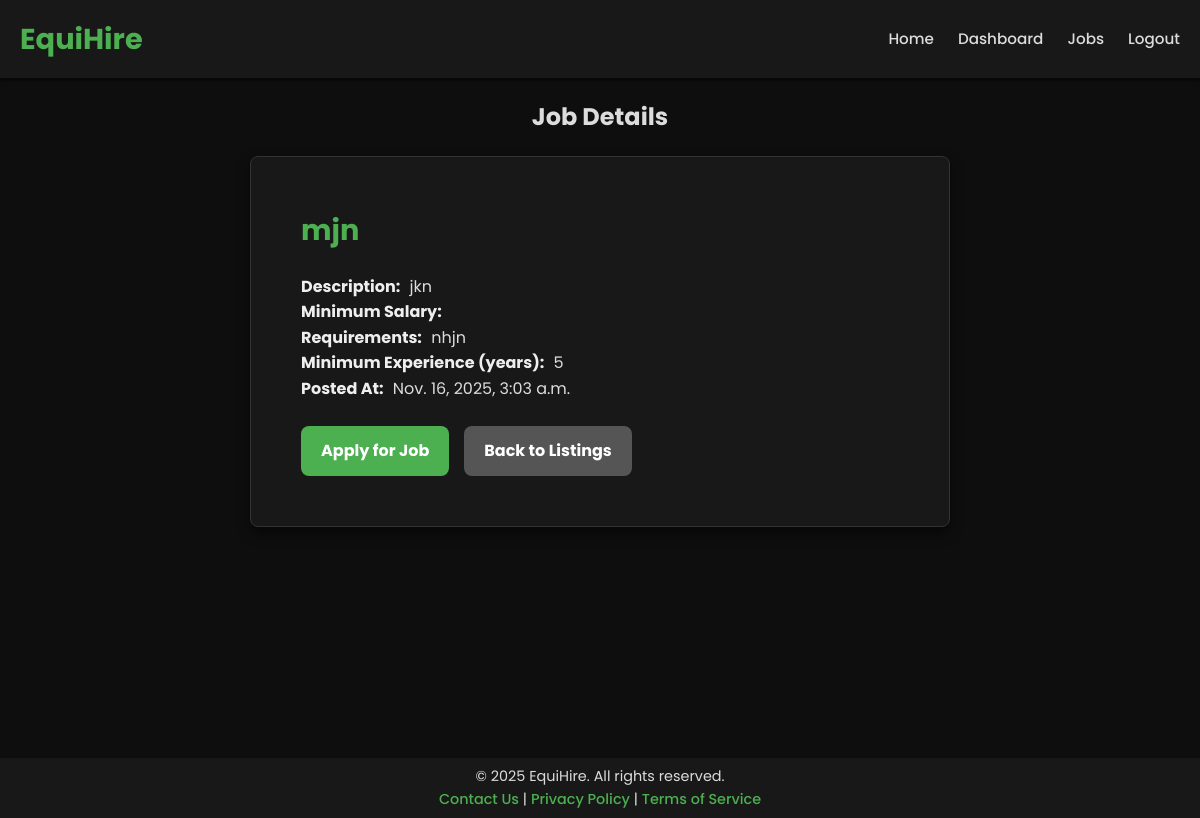
The app's page /jobs/2/ (signed in) with its own data.
### company_dashboard/models.py (models this page shows, shortened)
class JobPosting(models.Model):
    company = models.ForeignKey(settings.AUTH_USER_MODEL, on_delete=models.CASCADE, related_name='job_postings')
    title = models.CharField(max_length=255)
    description = models.TextField()
    required_skills = models.TextField(blank=True, null=True, help_text="Comma-separated list of required skills")
    minimum_experience = models.IntegerField(null=True, blank=True,)
    minimum_salary=models.IntegerField(null=True, blank=True,)
    created_at = models.DateTimeField(auto_now_add=True)
    updated_at = models.DateTimeField(auto_now=True)
    is_active = models.BooleanField(default=True)
    class Meta:
        ordering = ['-created_at']

### candidate_dashboard/views.py (the view)
# urls.py: path('jobs/<int:job_posting_id>/', views.job_detail, name='job_detail'),
@login_required
@user_passes_test(is_candidate_user, login_url='home')
def job_detail(request, job_posting_id):
    job_posting = get_object_or_404(JobPosting, id=job_posting_id)
    return render(request, 'candidate_dashboard/job_detail.html', {'job_posting': job_posting})

### candidate_dashboard/views.py (called while the page is built)
def is_candidate_user(user):
    return user.role == 'CANDIDATE'

### templates/candidate_dashboard/job_detail.html (shortened to what this page needs)
{% extends 'base.html' %}
{% block content %}
<center>
    <h2>Job Details</h2>
</center>
    <div class="job-detail-card">
        <div class="job-detail-body">
            <h5 class="job-title">{{ job_posting.title }}</h5>
            <p><strong class="detail-label">Description:</strong> {{ job_posting.description }}</p>
            <p><strong class="detail-label">Minimum Salary:</strong> {{ job_posting.min_salary }}</p>
            <p><strong class="detail-label">Requirements:</strong> {{ job_posting.required_skills }}</p>
            <p><strong class="detail-label">Minimum Experience (years):</strong> {{ job_posting.minimum_experience }}</p>
            <p><strong class="detail-label">Posted At:</strong> {{ job_posting.created_at }}</p>
            <div class="action-buttons">
                <a href="{% url 'candidate_dashboard:apply_for_job' job_posting_id=job_posting.id %}" class="apply-button">Apply for Job</a>
                <a href="{% url 'candidate_dashboard:job_listings' %}" class="back-button">Back to Listings</a>
            </div>
        </div>
    </div>
{% endblock %}

### templates/base.html (style rules this page uses)
:root { --primary-color: #4CAF50; --primary-color-dark: #45a049; --secondary-color: #181818; --text-color: #dcdcdc; --text-light: #aaa; --background-color: #0e0e0e; --card-background: #181818; --border-color: #333; --error-color: #e74c3c; --success-color: #2ecc71; --warning-color: #f39c12; --info-color: #3498db; --box-shadow: 0 6px 12px rgba(0, 0, 0, 0.5); --border-radius: 8px; --transition-duration: 0.3s; }
* { margin: 0; padding: 0; box-sizing: border-box; }
body { font-family: 'Poppins', sans-serif; background-color: var(--background-color); color: var(--text-color); line-height: 1.6; display: flex; flex-direction: column; min-height: 100vh; }

### templates/candidate_dashboard/job_detail.html (style rules this page uses)
.job-detail-card { background-color: #181818; padding: 30px; border-radius: 8px; box-shadow: 0 6px 12px rgba(0, 0, 0, 0.5); margin: 20px auto; border: 1px solid #333; max-width: 700px; color: #dcdcdc; }
.job-detail-body { padding: 20px; }
.job-title { color: #4CAF50; font-size: 1.8em; margin-bottom: 10px; }
.detail-label { font-weight: bold; color: #eee; margin-right: 5px; }
.action-buttons { margin-top: 25px; display: flex; gap: 15px; justify-content: flex-start; }
.apply-button, .back-button { display: inline-block; padding: 12px 20px; border: none; border-radius: 8px; font-weight: bold; text-decoration: none; transition: background-color 0.3s ease, transform 0.2s ease; cursor: pointer; font-size: 1em; }
.apply-button { background-color: #4CAF50; color: white; }
.back-button { background-color: #555; color: white; }

### records on screen
JobPosting: title "mjn", description "jkn", required_skills "nhjn", minimum_experience "5", created_at "Nov. 16, 2025, 3:03 a.m."
